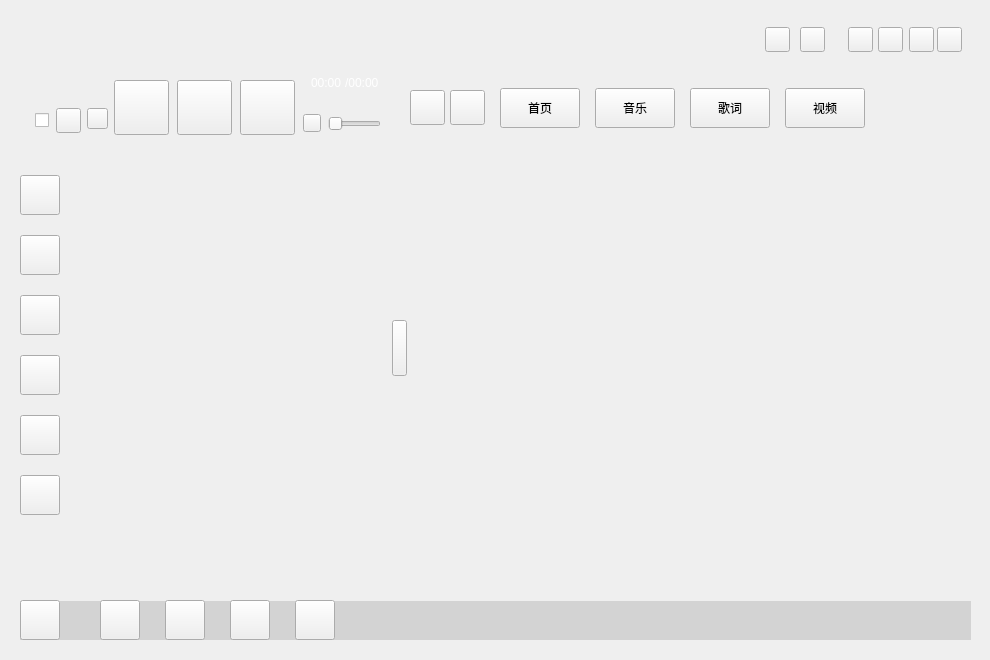
<?xml version="1.0" encoding="UTF-8"?>
<ui version="4.0">
 <class>MusicApplication</class>
 <widget class="QWidget" name="MusicApplication">
  <property name="geometry">
   <rect>
    <x>0</x>
    <y>0</y>
    <width>990</width>
    <height>660</height>
   </rect>
  </property>
  <property name="windowTitle">
   <string>天天酷音</string>
  </property>
  <property name="windowIcon">
   <iconset resource="../../musicQrc/MusicPlayer.qrc">
    <normaloff>:/image/windowicon</normaloff>:/image/windowicon</iconset>
  </property>
  <widget class="QToolButton" name="windowClose">
   <property name="geometry">
    <rect>
     <x>937</x>
     <y>27</y>
     <width>25</width>
     <height>25</height>
    </rect>
   </property>
   <property name="text">
    <string/>
   </property>
  </widget>
  <widget class="QToolButton" name="minimization">
   <property name="geometry">
    <rect>
     <x>909</x>
     <y>27</y>
     <width>25</width>
     <height>25</height>
    </rect>
   </property>
   <property name="text">
    <string/>
   </property>
  </widget>
  <widget class="QLabel" name="background">
   <property name="geometry">
    <rect>
     <x>20</x>
     <y>20</y>
     <width>950</width>
     <height>620</height>
    </rect>
   </property>
   <property name="styleSheet">
    <string notr="true"/>
   </property>
   <property name="text">
    <string/>
   </property>
   <property name="scaledContents">
    <bool>false</bool>
   </property>
  </widget>
  <widget class="QToolButton" name="musicPrivious">
   <property name="geometry">
    <rect>
     <x>114</x>
     <y>80</y>
     <width>55</width>
     <height>55</height>
    </rect>
   </property>
   <property name="text">
    <string/>
   </property>
  </widget>
  <widget class="QToolButton" name="musicNext">
   <property name="geometry">
    <rect>
     <x>240</x>
     <y>80</y>
     <width>55</width>
     <height>55</height>
    </rect>
   </property>
   <property name="text">
    <string/>
   </property>
  </widget>
  <widget class="MusicTimerSliderWidget" name="musicTimeWidget" native="true">
   <property name="geometry">
    <rect>
     <x>20</x>
     <y>45</y>
     <width>375</width>
     <height>40</height>
    </rect>
   </property>
   <property name="styleSheet">
    <string notr="true"/>
   </property>
  </widget>
  <widget class="QToolButton" name="menuSetting">
   <property name="geometry">
    <rect>
     <x>20</x>
     <y>600</y>
     <width>40</width>
     <height>40</height>
    </rect>
   </property>
   <property name="text">
    <string/>
   </property>
   <property name="popupMode">
    <enum>QToolButton::InstantPopup</enum>
   </property>
  </widget>
  <widget class="QToolButton" name="musicKey">
   <property name="geometry">
    <rect>
     <x>177</x>
     <y>80</y>
     <width>55</width>
     <height>55</height>
    </rect>
   </property>
   <property name="text">
    <string/>
   </property>
  </widget>
  <widget class="QToolButton" name="musicSound">
   <property name="geometry">
    <rect>
     <x>303</x>
     <y>114</y>
     <width>18</width>
     <height>18</height>
    </rect>
   </property>
   <property name="styleSheet">
    <string notr="true">border-image: url(:/image/soundmax);</string>
   </property>
   <property name="text">
    <string/>
   </property>
  </widget>
  <widget class="QSlider" name="musicSoundSlider">
   <property name="geometry">
    <rect>
     <x>328</x>
     <y>116</y>
     <width>53</width>
     <height>16</height>
    </rect>
   </property>
   <property name="orientation">
    <enum>Qt::Horizontal</enum>
   </property>
  </widget>
  <widget class="QStackedWidget" name="songsContainer">
   <property name="geometry">
    <rect>
     <x>60</x>
     <y>144</y>
     <width>331</width>
     <height>455</height>
    </rect>
   </property>
  </widget>
  <widget class="MusicMarqueeWidget" name="showCurrentSong" native="true">
   <property name="geometry">
    <rect>
     <x>90</x>
     <y>30</y>
     <width>200</width>
     <height>31</height>
    </rect>
   </property>
   <property name="styleSheet">
    <string notr="true">color:#FFFFFF;font-weight:bold;font-size:15px;</string>
   </property>
   <property name="text" stdset="0">
    <string>当前无正在播放的歌曲</string>
   </property>
  </widget>
  <widget class="QToolButton" name="musicSetting">
   <property name="geometry">
    <rect>
     <x>165</x>
     <y>600</y>
     <width>40</width>
     <height>40</height>
    </rect>
   </property>
   <property name="styleSheet">
    <string notr="true"/>
   </property>
   <property name="text">
    <string/>
   </property>
  </widget>
  <widget class="QToolButton" name="musicImport">
   <property name="geometry">
    <rect>
     <x>100</x>
     <y>600</y>
     <width>40</width>
     <height>40</height>
    </rect>
   </property>
   <property name="styleSheet">
    <string notr="true"/>
   </property>
   <property name="text">
    <string/>
   </property>
  </widget>
  <widget class="QToolButton" name="musicSearch">
   <property name="geometry">
    <rect>
     <x>230</x>
     <y>600</y>
     <width>40</width>
     <height>40</height>
    </rect>
   </property>
   <property name="styleSheet">
    <string notr="true"/>
   </property>
   <property name="text">
    <string/>
   </property>
  </widget>
  <widget class="QToolButton" name="musicCurrentLocation">
   <property name="geometry">
    <rect>
     <x>295</x>
     <y>600</y>
     <width>40</width>
     <height>40</height>
    </rect>
   </property>
   <property name="styleSheet">
    <string notr="true"/>
   </property>
   <property name="text">
    <string/>
   </property>
  </widget>
  <widget class="MusicLocalSongSearchInlineEdit" name="musicSongSearchLine" native="true">
   <property name="geometry">
    <rect>
     <x>504</x>
     <y>27</y>
     <width>261</width>
     <height>25</height>
    </rect>
   </property>
   <property name="styleSheet">
    <string notr="true"/>
   </property>
   <property name="text" stdset="0">
    <string/>
   </property>
  </widget>
  <widget class="QLabel" name="musicWindowSpace">
   <property name="geometry">
    <rect>
     <x>380</x>
     <y>20</y>
     <width>590</width>
     <height>45</height>
    </rect>
   </property>
   <property name="styleSheet">
    <string notr="true">border-image: url(:/image/screentop);</string>
   </property>
   <property name="text">
    <string/>
   </property>
  </widget>
  <widget class="QPushButton" name="musicSearchButton">
   <property name="geometry">
    <rect>
     <x>765</x>
     <y>27</y>
     <width>25</width>
     <height>25</height>
    </rect>
   </property>
   <property name="styleSheet">
    <string notr="true">border-image: url(:/share/searchlineleft);</string>
   </property>
   <property name="text">
    <string/>
   </property>
  </widget>
  <widget class="QToolButton" name="musicWindowChangeSkin">
   <property name="geometry">
    <rect>
     <x>800</x>
     <y>27</y>
     <width>25</width>
     <height>25</height>
    </rect>
   </property>
   <property name="styleSheet">
    <string notr="true"/>
   </property>
   <property name="text">
    <string/>
   </property>
  </widget>
  <widget class="QStackedWidget" name="SurfaceStackedWidget">
   <property name="geometry">
    <rect>
     <x>390</x>
     <y>144</y>
     <width>541</width>
     <height>455</height>
    </rect>
   </property>
   <property name="currentIndex">
    <number>0</number>
   </property>
   <widget class="QLabel" name="showPicture">
    <property name="styleSheet">
     <string notr="true">border-image:url(:/image/beauty)</string>
    </property>
   </widget>
   <widget class="MusicSongSearchOnlineWidget" name="songSearchWidget"/>
   <widget class="MusicLrcContainerForInline" name="musiclrccontainerforinline"/>
  </widget>
  <widget class="QPushButton" name="musicSearchWidgetButton">
   <property name="geometry">
    <rect>
     <x>595</x>
     <y>88</y>
     <width>80</width>
     <height>40</height>
    </rect>
   </property>
   <property name="styleSheet">
    <string notr="true"/>
   </property>
   <property name="text">
    <string>音乐</string>
   </property>
  </widget>
  <widget class="QPushButton" name="musicLrcWidgetButton">
   <property name="geometry">
    <rect>
     <x>690</x>
     <y>88</y>
     <width>80</width>
     <height>40</height>
    </rect>
   </property>
   <property name="styleSheet">
    <string notr="true"/>
   </property>
   <property name="text">
    <string>歌词</string>
   </property>
  </widget>
  <widget class="QPushButton" name="musicSearchRefreshButton">
   <property name="geometry">
    <rect>
     <x>450</x>
     <y>90</y>
     <width>35</width>
     <height>35</height>
    </rect>
   </property>
   <property name="styleSheet">
    <string notr="true"/>
   </property>
   <property name="text">
    <string/>
   </property>
  </widget>
  <widget class="QPushButton" name="musicIndexWidgetButton">
   <property name="geometry">
    <rect>
     <x>500</x>
     <y>88</y>
     <width>80</width>
     <height>40</height>
    </rect>
   </property>
   <property name="styleSheet">
    <string notr="true"/>
   </property>
   <property name="text">
    <string>首页</string>
   </property>
  </widget>
  <widget class="QLabel" name="showDownloadGif">
   <property name="geometry">
    <rect>
     <x>930</x>
     <y>510</y>
     <width>41</width>
     <height>101</height>
    </rect>
   </property>
   <property name="text">
    <string/>
   </property>
  </widget>
  <widget class="QCheckBox" name="musicDesktopLrc">
   <property name="geometry">
    <rect>
     <x>35</x>
     <y>113</y>
     <width>15</width>
     <height>15</height>
    </rect>
   </property>
   <property name="text">
    <string/>
   </property>
   <property name="checkable">
    <bool>true</bool>
   </property>
   <property name="checked">
    <bool>false</bool>
   </property>
  </widget>
  <widget class="QToolButton" name="musicBestLove">
   <property name="geometry">
    <rect>
     <x>87</x>
     <y>108</y>
     <width>21</width>
     <height>21</height>
    </rect>
   </property>
   <property name="text">
    <string/>
   </property>
  </widget>
  <widget class="QWidget" name="horizontalLayoutWidget">
   <property name="geometry">
    <rect>
     <x>400</x>
     <y>26</y>
     <width>101</width>
     <height>31</height>
    </rect>
   </property>
   <layout class="QHBoxLayout" name="userWindow">
    <property name="spacing">
     <number>0</number>
    </property>
    <property name="topMargin">
     <number>0</number>
    </property>
   </layout>
  </widget>
  <widget class="QToolButton" name="musicButton_tools">
   <property name="geometry">
    <rect>
     <x>20</x>
     <y>475</y>
     <width>40</width>
     <height>40</height>
    </rect>
   </property>
   <property name="text">
    <string/>
   </property>
   <property name="popupMode">
    <enum>QToolButton::InstantPopup</enum>
   </property>
  </widget>
  <widget class="MusicEnhancedWidget" name="musicEnhancedButton" native="true">
   <property name="geometry">
    <rect>
     <x>335</x>
     <y>95</y>
     <width>50</width>
     <height>20</height>
    </rect>
   </property>
  </widget>
  <widget class="QToolButton" name="musicWindowRemote">
   <property name="geometry">
    <rect>
     <x>878</x>
     <y>27</y>
     <width>25</width>
     <height>25</height>
    </rect>
   </property>
   <property name="styleSheet">
    <string notr="true"/>
   </property>
   <property name="text">
    <string/>
   </property>
  </widget>
  <widget class="QToolButton" name="musicButton_playlist">
   <property name="geometry">
    <rect>
     <x>20</x>
     <y>175</y>
     <width>40</width>
     <height>40</height>
    </rect>
   </property>
   <property name="styleSheet">
    <string notr="true"/>
   </property>
   <property name="text">
    <string/>
   </property>
  </widget>
  <widget class="QToolButton" name="musicButton_radio">
   <property name="geometry">
    <rect>
     <x>20</x>
     <y>235</y>
     <width>40</width>
     <height>40</height>
    </rect>
   </property>
   <property name="styleSheet">
    <string notr="true"/>
   </property>
   <property name="text">
    <string/>
   </property>
  </widget>
  <widget class="QToolButton" name="musicButton_mydownl">
   <property name="geometry">
    <rect>
     <x>20</x>
     <y>295</y>
     <width>40</width>
     <height>40</height>
    </rect>
   </property>
   <property name="styleSheet">
    <string notr="true"/>
   </property>
   <property name="text">
    <string/>
   </property>
  </widget>
  <widget class="QToolButton" name="musicButton_cloud">
   <property name="geometry">
    <rect>
     <x>20</x>
     <y>415</y>
     <width>40</width>
     <height>40</height>
    </rect>
   </property>
   <property name="styleSheet">
    <string notr="true"/>
   </property>
   <property name="text">
    <string/>
   </property>
  </widget>
  <widget class="QPushButton" name="vedioWidgetButton">
   <property name="geometry">
    <rect>
     <x>785</x>
     <y>88</y>
     <width>80</width>
     <height>40</height>
    </rect>
   </property>
   <property name="styleSheet">
    <string notr="true"/>
   </property>
   <property name="text">
    <string>视频</string>
   </property>
  </widget>
  <widget class="QLabel" name="playCurrentTime">
   <property name="geometry">
    <rect>
     <x>311</x>
     <y>75</y>
     <width>35</width>
     <height>15</height>
    </rect>
   </property>
   <property name="styleSheet">
    <string notr="true">color:#FFFFFF;</string>
   </property>
   <property name="text">
    <string>00:00</string>
   </property>
  </widget>
  <widget class="QLabel" name="playTotalTime">
   <property name="geometry">
    <rect>
     <x>345</x>
     <y>75</y>
     <width>37</width>
     <height>15</height>
    </rect>
   </property>
   <property name="styleSheet">
    <string notr="true">color:#FFFFFF;</string>
   </property>
   <property name="text">
    <string>/00:00</string>
   </property>
  </widget>
  <widget class="QToolButton" name="musicPlayMode">
   <property name="geometry">
    <rect>
     <x>56</x>
     <y>108</y>
     <width>25</width>
     <height>25</height>
    </rect>
   </property>
   <property name="text">
    <string/>
   </property>
  </widget>
  <widget class="QToolButton" name="musicWindowConcise">
   <property name="geometry">
    <rect>
     <x>848</x>
     <y>27</y>
     <width>25</width>
     <height>25</height>
    </rect>
   </property>
   <property name="styleSheet">
    <string notr="true"/>
   </property>
   <property name="text">
    <string/>
   </property>
  </widget>
  <widget class="QLabel" name="musicWindowSpace_2">
   <property name="geometry">
    <rect>
     <x>20</x>
     <y>601</y>
     <width>951</width>
     <height>39</height>
    </rect>
   </property>
   <property name="styleSheet">
    <string notr="true">background-color:rgba(0,0,0,30)</string>
   </property>
   <property name="text">
    <string/>
   </property>
  </widget>
  <widget class="QLabel" name="resizeWindowLabel">
   <property name="geometry">
    <rect>
     <x>950</x>
     <y>620</y>
     <width>15</width>
     <height>15</height>
    </rect>
   </property>
   <property name="pixmap">
    <pixmap resource="../../musicQrc/MusicPlayer.qrc">:/image/resizeWindow</pixmap>
   </property>
  </widget>
  <widget class="QWidget" name="verticalLayoutWidget">
   <property name="geometry">
    <rect>
     <x>35</x>
     <y>35</y>
     <width>46</width>
     <height>21</height>
    </rect>
   </property>
   <layout class="QVBoxLayout" name="musicQualityWindow"/>
  </widget>
  <widget class="QToolButton" name="musicButton_mobile">
   <property name="geometry">
    <rect>
     <x>20</x>
     <y>355</y>
     <width>40</width>
     <height>40</height>
    </rect>
   </property>
   <property name="styleSheet">
    <string notr="true"/>
   </property>
   <property name="text">
    <string/>
   </property>
  </widget>
  <widget class="QPushButton" name="lrcDisplayAllButton">
   <property name="enabled">
    <bool>true</bool>
   </property>
   <property name="geometry">
    <rect>
     <x>392</x>
     <y>320</y>
     <width>15</width>
     <height>56</height>
    </rect>
   </property>
   <property name="autoFillBackground">
    <bool>false</bool>
   </property>
   <property name="styleSheet">
    <string notr="true">QPushButton{border:none;background:transparent;};</string>
   </property>
  </widget>
  <widget class="QPushButton" name="musicSearchBackButton">
   <property name="geometry">
    <rect>
     <x>410</x>
     <y>90</y>
     <width>35</width>
     <height>35</height>
    </rect>
   </property>
   <property name="styleSheet">
    <string notr="true"/>
   </property>
   <property name="text">
    <string/>
   </property>
  </widget>
  <action name="action_About">
   <property name="text">
    <string>关于天天酷音(&amp;A)</string>
   </property>
   <property name="toolTip">
    <string>关于天天酷音</string>
   </property>
   <property name="shortcut">
    <string>Ctrl+A</string>
   </property>
  </action>
  <action name="action_Quit">
   <property name="icon">
    <iconset resource="../../musicQrc/MusicPlayer.qrc">
     <normaloff>:/image/close</normaloff>:/image/close</iconset>
   </property>
   <property name="text">
    <string>退出(&amp;Q)</string>
   </property>
   <property name="toolTip">
    <string>退出</string>
   </property>
   <property name="shortcut">
    <string>Ctrl+Q</string>
   </property>
  </action>
  <action name="action_ImportSongs">
   <property name="icon">
    <iconset resource="../../musicQrc/MusicPlayer.qrc">
     <normaloff>:/appTools/import</normaloff>:/appTools/import</iconset>
   </property>
   <property name="text">
    <string>导入本地歌曲(&amp;I)</string>
   </property>
   <property name="toolTip">
    <string>添加歌曲</string>
   </property>
   <property name="shortcut">
    <string>Ctrl+I</string>
   </property>
  </action>
  <action name="action_Privious">
   <property name="icon">
    <iconset resource="../../musicQrc/MusicPlayer.qrc">
     <normaloff>:/image/privious</normaloff>:/image/privious</iconset>
   </property>
   <property name="text">
    <string>上一曲(&amp;P)</string>
   </property>
   <property name="toolTip">
    <string>上一曲</string>
   </property>
   <property name="shortcut">
    <string>Ctrl+Left</string>
   </property>
  </action>
  <action name="action_Next">
   <property name="icon">
    <iconset resource="../../musicQrc/MusicPlayer.qrc">
     <normaloff>:/image/next</normaloff>:/image/next</iconset>
   </property>
   <property name="text">
    <string>下一曲(&amp;N)</string>
   </property>
   <property name="toolTip">
    <string>下一曲</string>
   </property>
   <property name="shortcut">
    <string>Ctrl+Right</string>
   </property>
  </action>
  <action name="action_Play">
   <property name="icon">
    <iconset resource="../../musicQrc/MusicPlayer.qrc">
     <normaloff>:/image/play</normaloff>:/image/play</iconset>
   </property>
   <property name="text">
    <string>播放/暂停</string>
   </property>
   <property name="toolTip">
    <string>播放/暂停</string>
   </property>
   <property name="shortcut">
    <string>Ctrl+B</string>
   </property>
  </action>
  <action name="action_VolumePlus">
   <property name="icon">
    <iconset resource="../../musicQrc/MusicPlayer.qrc">
     <normaloff>:/image/soundmax</normaloff>:/image/soundmax</iconset>
   </property>
   <property name="text">
    <string>音量(&amp;+)</string>
   </property>
   <property name="toolTip">
    <string>增加音量</string>
   </property>
   <property name="shortcut">
    <string>Ctrl+Up</string>
   </property>
  </action>
  <action name="action_VolumeSub">
   <property name="icon">
    <iconset resource="../../musicQrc/MusicPlayer.qrc">
     <normaloff>:/image/soundmin</normaloff>:/image/soundmin</iconset>
   </property>
   <property name="text">
    <string>音量(&amp;-)</string>
   </property>
   <property name="toolTip">
    <string>降低音量</string>
   </property>
   <property name="shortcut">
    <string>Ctrl+Down</string>
   </property>
  </action>
  <action name="action_OrderPlay">
   <property name="icon">
    <iconset resource="../../musicQrc/MusicPlayer.qrc">
     <normaloff>:/image/orderplay</normaloff>:/image/orderplay</iconset>
   </property>
   <property name="text">
    <string>顺序播放</string>
   </property>
   <property name="toolTip">
    <string>顺序播放</string>
   </property>
   <property name="shortcut">
    <string>Alt+1</string>
   </property>
  </action>
  <action name="action_RandomPlay">
   <property name="icon">
    <iconset resource="../../musicQrc/MusicPlayer.qrc">
     <normaloff>:/image/randomplay</normaloff>:/image/randomplay</iconset>
   </property>
   <property name="text">
    <string>随机播放</string>
   </property>
   <property name="toolTip">
    <string>随机播放</string>
   </property>
   <property name="shortcut">
    <string>Alt+2</string>
   </property>
  </action>
  <action name="action_SingleCycle">
   <property name="icon">
    <iconset resource="../../musicQrc/MusicPlayer.qrc">
     <normaloff>:/image/oneloop</normaloff>:/image/oneloop</iconset>
   </property>
   <property name="text">
    <string>单曲循环</string>
   </property>
   <property name="toolTip">
    <string>单曲循环</string>
   </property>
   <property name="shortcut">
    <string>Alt+3</string>
   </property>
  </action>
  <action name="action_ListCycle">
   <property name="icon">
    <iconset resource="../../musicQrc/MusicPlayer.qrc">
     <normaloff>:/image/listloop</normaloff>:/image/listloop</iconset>
   </property>
   <property name="text">
    <string>列表循环</string>
   </property>
   <property name="toolTip">
    <string>列表循环</string>
   </property>
   <property name="shortcut">
    <string>Alt+4</string>
   </property>
  </action>
  <action name="action_Setting">
   <property name="icon">
    <iconset resource="../../musicQrc/MusicPlayer.qrc">
     <normaloff>:/appTools/setting</normaloff>:/appTools/setting</iconset>
   </property>
   <property name="text">
    <string>设置(&amp;S)</string>
   </property>
   <property name="toolTip">
    <string>设置</string>
   </property>
   <property name="shortcut">
    <string>Ctrl+S</string>
   </property>
  </action>
  <action name="action_ItemOnce">
   <property name="icon">
    <iconset resource="../../musicQrc/MusicPlayer.qrc">
     <normaloff>:/image/playonce</normaloff>:/image/playonce</iconset>
   </property>
   <property name="text">
    <string>单曲播放</string>
   </property>
   <property name="shortcut">
    <string>Alt+5</string>
   </property>
  </action>
  <zorder>background</zorder>
  <zorder>musicPrivious</zorder>
  <zorder>musicNext</zorder>
  <zorder>musicKey</zorder>
  <zorder>musicSound</zorder>
  <zorder>musicSoundSlider</zorder>
  <zorder>songsContainer</zorder>
  <zorder>showCurrentSong</zorder>
  <zorder>musicWindowSpace</zorder>
  <zorder>musicSongSearchLine</zorder>
  <zorder>musicSearchButton</zorder>
  <zorder>musicWindowChangeSkin</zorder>
  <zorder>SurfaceStackedWidget</zorder>
  <zorder>musicSearchWidgetButton</zorder>
  <zorder>musicLrcWidgetButton</zorder>
  <zorder>musicSearchRefreshButton</zorder>
  <zorder>musicIndexWidgetButton</zorder>
  <zorder>showDownloadGif</zorder>
  <zorder>musicDesktopLrc</zorder>
  <zorder>musicBestLove</zorder>
  <zorder>horizontalLayoutWidget</zorder>
  <zorder>musicButton_tools</zorder>
  <zorder>musicWindowRemote</zorder>
  <zorder>musicButton_playlist</zorder>
  <zorder>musicButton_radio</zorder>
  <zorder>musicButton_mydownl</zorder>
  <zorder>musicButton_cloud</zorder>
  <zorder>musicTimeWidget</zorder>
  <zorder>vedioWidgetButton</zorder>
  <zorder>playCurrentTime</zorder>
  <zorder>playTotalTime</zorder>
  <zorder>musicPlayMode</zorder>
  <zorder>musicWindowConcise</zorder>
  <zorder>musicWindowSpace_2</zorder>
  <zorder>musicSetting</zorder>
  <zorder>menuSetting</zorder>
  <zorder>musicCurrentLocation</zorder>
  <zorder>musicImport</zorder>
  <zorder>musicSearch</zorder>
  <zorder>resizeWindowLabel</zorder>
  <zorder>minimization</zorder>
  <zorder>verticalLayoutWidget</zorder>
  <zorder>musicEnhancedButton</zorder>
  <zorder>musicButton_mobile</zorder>
  <zorder>lrcDisplayAllButton</zorder>
  <zorder>windowClose</zorder>
  <zorder>musicSearchBackButton</zorder>
 </widget>
 <layoutdefault spacing="6" margin="11"/>
 <customwidgets>
  <customwidget>
   <class>MusicMarqueeWidget</class>
   <extends>QWidget</extends>
   <header>musicmarqueewidget.h</header>
   <container>1</container>
  </customwidget>
  <customwidget>
   <class>MusicLrcContainerForInline</class>
   <extends>QWidget</extends>
   <header>musiclrccontainerforinline.h</header>
   <container>1</container>
  </customwidget>
  <customwidget>
   <class>MusicSongSearchOnlineWidget</class>
   <extends>QWidget</extends>
   <header>musicsongsearchonlinewidget.h</header>
   <container>1</container>
  </customwidget>
  <customwidget>
   <class>MusicTimerSliderWidget</class>
   <extends>QWidget</extends>
   <header>musictimersliderwidget.h</header>
   <container>1</container>
  </customwidget>
  <customwidget>
   <class>MusicLocalSongSearchInlineEdit</class>
   <extends>QWidget</extends>
   <header>musiclocalsongsearchinlineedit.h</header>
   <container>1</container>
  </customwidget>
  <customwidget>
   <class>MusicEnhancedWidget</class>
   <extends>QWidget</extends>
   <header>musicenhancedwidget.h</header>
   <container>1</container>
  </customwidget>
 </customwidgets>
 <resources>
  <include location="../../musicQrc/MusicPlayer.qrc"/>
 </resources>
 <connections/>
</ui>
